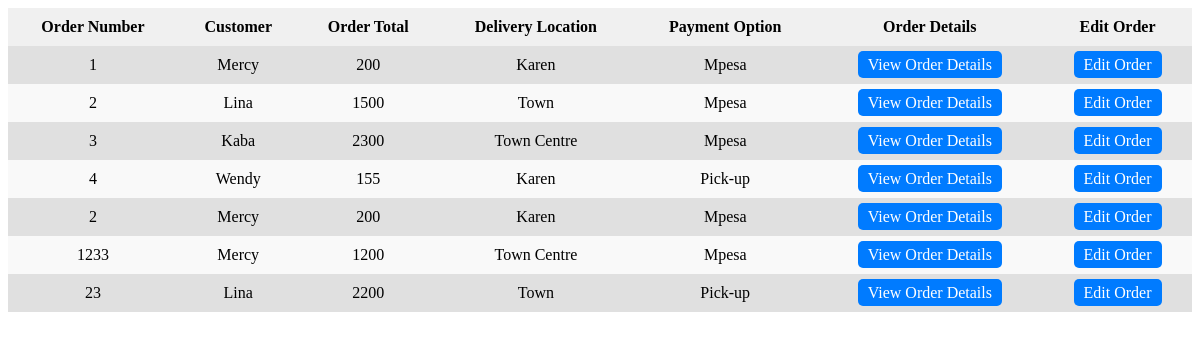
/orders/orders/list, run on the app's committed database.
### orders/models.py (models this page shows, shortened)
class Order(models.Model):
    user = models.ForeignKey(settings.AUTH_USER_MODEL, on_delete=models.CASCADE, default=None)
    items = models.ManyToManyField(OrderItem)
    ordered = models.BooleanField(default=False)
    order_number = models.IntegerField()
    order_total = models.IntegerField()
    customer = models.CharField(max_length=32)
    delivery_location = models.CharField(max_length=100)
    payment_options = models.CharField(max_length=100)
    start_date = models.DateTimeField(default=None)
    ordered_date = models.DateTimeField(null=False, default=None)

### orders/views.py (the view)
# urls.py: path('orders/list', order_list, name='order_list_view'),
def order_list(request):
    orders = Order.objects.all()
    return render(
       request , "orders/order_list.html", {"orders" : orders}
    )

### templates/orders/order_list.html (shortened to what this page needs)
<!DOCTYPE html>
<html lang="en">
<head>
</head>
<body>
    <table class="container">
        <tr class="heading">
            <td>Order Number</td>
            <td>Customer</td>
            <td>Order Total</td>
            <td>Delivery Location</td>
            <td>Payment Option</td>
            <td>Order Details</td>
            <td>Edit Order</td>
        </tr>
        {% for order in orders %}
        <tr>
            <td>{{ order.order_number }}</td>
            <td>{{ order.customer }}</td>
            <td>{{ order.order_total }}</td>
            <td>{{ order.delivery_location }}</td>
            <td>{{ order.payment_options }}</td>
            <td class="order-links"><a href="{% url 'order_detail_view' id=order.id %}">View Order Details</a></td>
            <td class="order-links"><a href="{% url 'order_edit_view' id=order.id %}">Edit Order</a></td>
        </tr>
        {% endfor %}
    </table>
</body>
</html>

### templates/orders/order_list.html (style rules this page uses)
.container { width: 100%; border-collapse: collapse; }
.heading { background-color: #f0f0f0; font-weight: bold; }
.heading td { padding: 10px; text-align: center; }
tr { background-color: #f9f9f9; }
tr:nth-child(even) { background-color: #e0e0e0; }
td { padding: 10px; text-align: center; }
.order-links a { padding: 5px 10px; background-color: #007bff; color: #fff; text-decoration: none; border-radius: 5px; }

### data on the page
Order: order_number "1", customer "Mercy", order_total "200", delivery_location "Karen", payment_options "Mpesa"
Order: order_number "2", customer "Lina", order_total "1500", delivery_location "Town", payment_options "Mpesa"
Order: order_number "3", customer "Kaba", order_total "2300", delivery_location "Town Centre", payment_options "Mpesa"
Order: order_number "4", customer "Wendy", order_total "155", delivery_location "Karen", payment_options "Pick-up"
Order: order_number "2", customer "Mercy", order_total "200", delivery_location "Karen", payment_options "Mpesa"
Order: order_number "1233", customer "Mercy", order_total "1200", delivery_location "Town Centre", payment_options "Mpesa"
Order: order_number "23", customer "Lina", order_total "2200", delivery_location "Town", payment_options "Pick-up"
